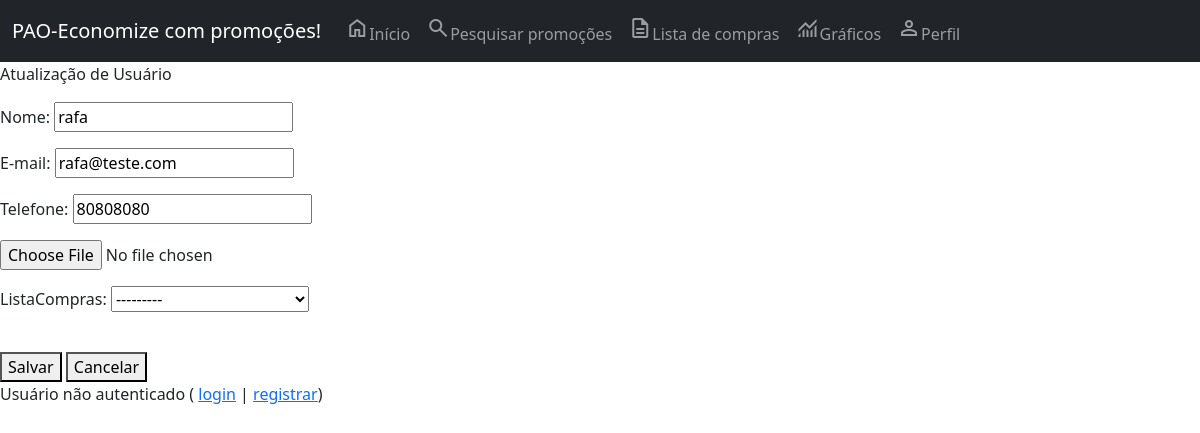
Screenshot of /atualiza-usuario/1/ with the database file from the repository.
### core/models.py (models this page shows, shortened)
class Usuario(models.Model):
    nome = models.CharField(max_length=100, verbose_name='Nome')
    email = models.EmailField(verbose_name='E-mail')
    telefone = models.CharField(max_length=20, blank=True, null=True, verbose_name='Telefone')
    foto = models.ImageField(upload_to='foto_cliente', blank=True, null=True, verbose_name='')
    id_lista_compras = models.ForeignKey(ListaCompras, blank=True, null=True, on_delete=models.CASCADE, verbose_name='ListaCompras')
    endereco = models.OneToOneField(Endereco, blank=True, null=True, on_delete=models.CASCADE, verbose_name='Endereço')
    class Meta:
        verbose_name_plural = 'Usuario'

### core/views.py (the view)
# urls.py: path('atualiza-usuario/<int:id>/', atualizar_usuario, name='url_atualiza_usuario'),
def atualizar_usuario(request, id):
    obj = Usuario.objects.get(id=id)
    form = FormUsuario(request.POST or None, instance=obj)
    if form.is_valid():
        form.save()
        return redirect('url_listagem_usuarios')
    contexto = {'form': form, 'txt_title': 'att_user', 'txt_descricao': 'Atualização de Usuário',
                'txt_button': 'Atualizar'}
    return render(request, 'core/cadastro.html', contexto)

### core/forms.py
class FormUsuario(ModelForm):
    class Meta:
        model = Usuario
        fields = ['nome', 'email', 'telefone', 'foto', 'id_lista_compras']

### core/templates/core/cadastro.html (shortened to what this page needs)
{% extends 'base.html' %}
{% block main %}
<p>{{txt_descricao}} </p>
   <form method="post" enctype="multipart/form-data">
      {{ form.as_p }} <br>
      <button type="submit">Salvar</button>
      <button onclick="window.location.href='/'">Cancelar</button>
   </form>
{% endblock %}

### rows the page displays
Usuario: nome "rafa", email "rafa@teste.com", telefone "80808080", id_lista_compras "---------"

### other values shown
{{ txt_descricao }} "Atualização de Usuário"
